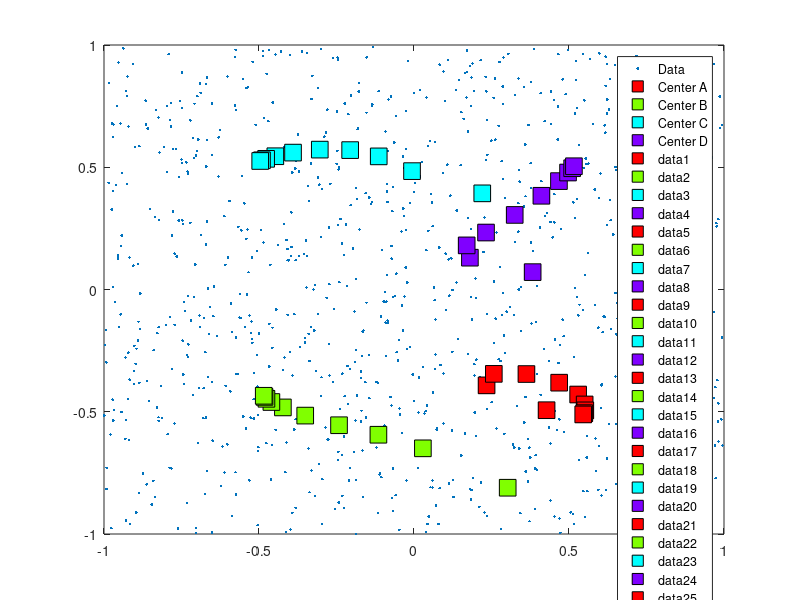

Write MATLAB code to recreate this figure.
clc;
clear;
close all;

% Question 3

%% Create Data
numberOfData = 1000;
x = -1 + 2*rand([2,numberOfData])';
%[center,U,obj_fcn] = fcm(x,4);
plot(x(:,1),x(:,2),'.')
hold on

%% Center Initialization
numberOfCenter = 4;
center = zeros(4,2);
Colors=hsv(numberOfCenter);

for c=1:numberOfCenter
    center(c,:) = x(c,:);
    plot(center(c,1),center(c,2),'ks','MarkerSize',12,'MarkerFaceColor',Colors(c,:))
end
legend('Data','Center A','Center B','Center C','Center D');

%% Membership Function Initialization
m = 2;
U = rand(numberOfData,numberOfCenter);
ep = .00001;
% normalization
for i=1: numberOfData
    U(i,:) = U(i,:)./sum(U(i,:));
end

%% FCM Algorithm
epsilon = 0.01;
eps_vec = ones(1,numberOfCenter);
eps = 1;
iter = 0;
while eps >= epsilon
    iter = iter + 1;
    % Update Membership function
    for i=1: numberOfData
        ui = U(i,:);
        d1i = norm(center(1,:) - x(i,:),2)+ep;
        d2i = norm(center(2,:) - x(i,:),2)+ep;
        d3i = norm(center(3,:) - x(i,:),2)+ep;
        d4i = norm(center(4,:) - x(i,:),2)+ep;
        
        U(i,1) = 1/((d1i/d1i)^(2/(m - 1)) + (d1i/d2i)^(2/(m - 1))+...
                    (d1i/d3i)^(2/(m - 1))+ (d1i/d4i)^(2/(m - 1)));
        U(i,2) = 1/((d2i/d1i)^(2/(m - 1)) + (d2i/d2i)^(2/(m - 1))+...
                    (d2i/d3i)^(2/(m - 1))+ (d2i/d4i)^(2/(m - 1)));
        U(i,3) = 1/((d3i/d1i)^(2/(m - 1)) + (d3i/d2i)^(2/(m - 1))+...
                    (d3i/d3i)^(2/(m - 1))+ (d3i/d4i)^(2/(m - 1)));
        U(i,4) = 1/((d4i/d1i)^(2/(m - 1)) + (d4i/d2i)^(2/(m - 1))+...
                    (d4i/d3i)^(2/(m - 1))+ (d4i/d4i)^(2/(m - 1)));
 
    end
    for i=1: numberOfData
        U(i,:) = U(i,:)./sum(U(i,:));
    end
    
    % Update centers
    for c=1:numberOfCenter
        xy_sum = 0;
        um_sum = 0;
        for n=1: numberOfData
            xy_sum = xy_sum + (U(n,c)^m) * x(n,:);
            um_sum = um_sum + U(n,c)^m;
        end
        new_center_i = xy_sum/um_sum;
        eps_vec(c) = norm(center(c,:) - new_center_i,2);
        center(c,:) = new_center_i;
    end
    
    % Update Epsilon
    eps = max(eps_vec);
    disp(['[X] Iteration : ', num2str(iter), ' ,Error : ', num2str(eps)]);
    for c=1:numberOfCenter
        plot(center(c,1),center(c,2),'ks','MarkerSize',12,'MarkerFaceColor',Colors(c,:))
    end
    pause(0.1);
end